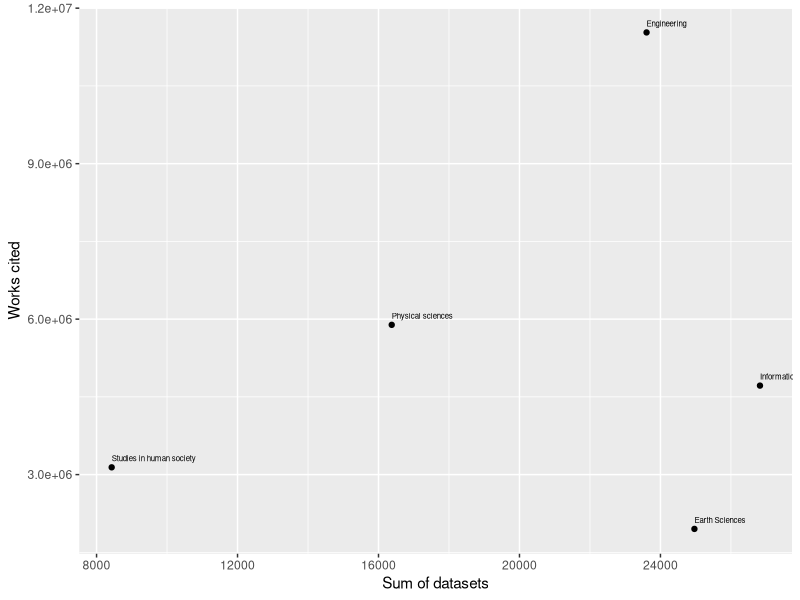
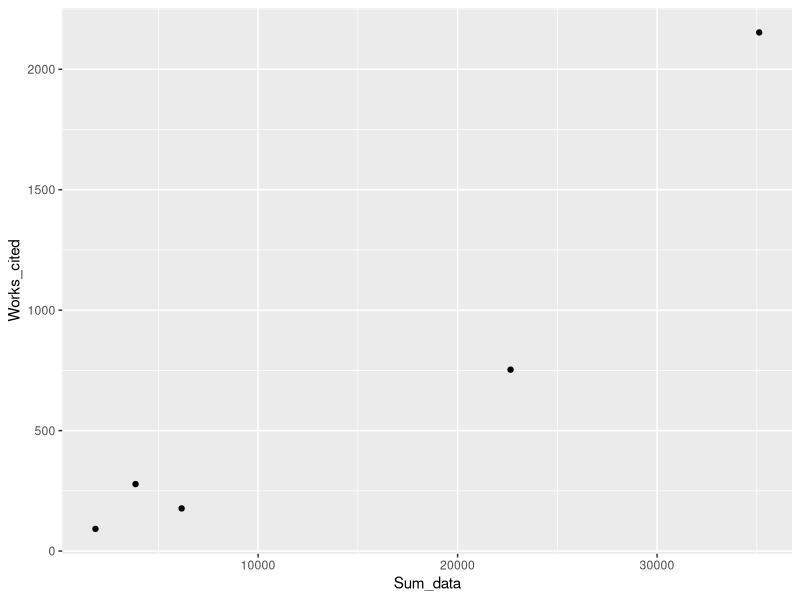

These figures' R source, in order:
# Code for blog "solusi kala wabah melanda"
# Author: Dasapta Erwin Irawan
# Repository: https://github.com/dasaptaerwin/kalawabahmelanda

# Setting up working folder

setwd("~/Downloads/kalawabahmelanda") #change to your working folder

# Installing and loading packages
install.packages("tidyverse")
library(tidyverse)

# Loading data
data_dim <- read.csv("datasets-dimensions.csv")
data_lens <- read.csv("datasets-lens.csv")
head(data_dim)


# Scatter plot
ggplot(data_dim, aes(x=Sum_data, y=Sum_pub)) + 
  geom_point() + 
  labs(y='Works cited', x='Sum of datasets') +
  geom_text(aes(label = Fields), size=2, vjust=-1, hjust=0)
            

ggplot(data_lens, aes(x=Sum_data, y=Works_cited)) +
  geom_point() 


